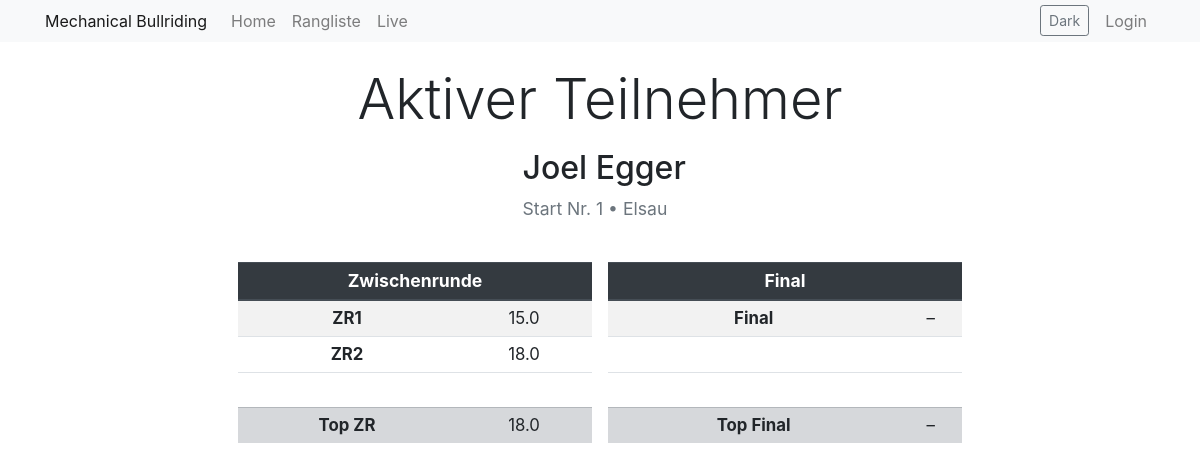
The page /active on the database its author committed.
### app/models.py (models this page shows)
class Participant(db.Model):
    id = db.Column(db.Integer, primary_key=True)
    active = db.Column(db.Boolean, default=False)
    start_nr = db.Column(db.Integer, nullable=True, unique=True)
    first_name = db.Column(db.String(64), nullable=False)
    last_name = db.Column(db.String(64), nullable=False)
    address = db.Column(db.String(128), nullable=False)
    postal_code = db.Column(db.String(10), nullable=False)
    city = db.Column(db.String(64), nullable=False)
    email = db.Column(db.String(120), nullable=True)
    phone = db.Column(db.String(20), nullable=True)
    photo = db.Column(db.String(256), nullable=True)
    time1 = db.Column(db.Float, nullable=True)
    time2 = db.Column(db.Float, nullable=True)
    time3 = db.Column(db.Float, nullable=True)
    time4 = db.Column(db.Float, nullable=True)
    time5 = db.Column(db.Float, nullable=True)
    time6 = db.Column(db.Float, nullable=True)
    round1_qualified = db.Column(db.Boolean, default=False)
    round2_qualified = db.Column(db.Boolean, default=False)
    round3_qualified = db.Column(db.Boolean, default=False)
    zwischenrunde_qualified = db.Column(db.Boolean, default=False)
    final_qualified = db.Column(db.Boolean, default=False)
    @property
    def toptime_Vorrunde(self):
        times = [t for t in [self.time1, self.time2, self.time3] if t is not None]
        return max(times) if times else None
    @property
    def toptime_Zwischenrunde(self):
        times = [t for t in [self.time4, self.time5] if t is not None]
        return max(times) if times else None
    @property
    def toptime_Finalrunde(self):
        times = [t for t in [self.time6] if t is not None]
        return max(times) if times else None

### app/routes.py (the view)
@bp.route('/active')
def active():
    participant = Participant.query.filter_by(active=True).first()
    settings = SiteSettings.get_settings()
    if _ensure_hide_prelim_alignment(settings, [p for p in [participant] if p]):
        db.session.commit()
    return render_template('active.html', title='Live', participant=participant, hide_prelim_rounds=settings.hide_prelim_rounds)

### app/models.py (called while the page is built)
    @classmethod
    def get_settings(cls):
        settings = cls.query.first()
        if settings is None:
            settings = cls()
            db.session.add(settings)
            db.session.commit()
        return settings

### app/routes.py (called while the page is built)
def _apply_hide_prelim_flags(participant):
    changed = False
    if not participant.round1_qualified:
        participant.round1_qualified = True
        changed = True
    if not participant.round2_qualified:
        participant.round2_qualified = True
        changed = True
    if not participant.round3_qualified:
        participant.round3_qualified = True
        changed = True
    if not participant.zwischenrunde_qualified:
        participant.zwischenrunde_qualified = True
        changed = True
    return changed

def _ensure_hide_prelim_alignment(settings, participants=None):
    if not settings.hide_prelim_rounds:
        return False
    if participants is None:
        participants = Participant.query.all()
    changed = False
    for participant in participants:
        if _apply_hide_prelim_flags(participant):
            changed = True
    return changed

### app/templates/active.html (shortened to what this page needs)
{% extends "base.html" %}
{% block content %}
  <div class="container py-4">
    {% if participant %}
      <div class="mb-3 text-center">
        <h1 class="display-4 mb-3">Aktiver Teilnehmer</h1>
      </div>
      <div class="row align-items-start justify-content-center">
        <div class="col-md-7 mb-3">
          <h2 style="font-size:2rem;">{{ participant.first_name }} {{ participant.last_name }}</h2>
          <p class="text-muted" style="font-size:1.1rem;">Start Nr. {{ participant.start_nr or '-' }}{% if participant.city %} • {{ participant.city }}{% endif %}</p>
        </div>
      </div>
      <div class="row mt-2 justify-content-center text-center">
        <div class="col-md-4 mb-3 px-2">
          <table class="table table-striped table-hover table-sm time-block">
            <thead class="thead-dark">
              <tr><th colspan="2">Zwischenrunde</th></tr>
            </thead>
            <tbody>
              <tr><th scope="row">ZR1</th><td>{{ participant.time4 or '–' }}</td></tr>
              <tr><th scope="row">ZR2</th><td>{{ participant.time5 or '–' }}</td></tr>
              <tr class="spacer-row"><td colspan="2" style="visibility:hidden">.</td></tr>
              <tr class="table-secondary"><th scope="row">Top ZR</th><td>{{ participant.toptime_Zwischenrunde or '–' }}</td></tr>
            </tbody>
          </table>
        </div>
        <div class="col-md-4 mb-3 px-2">
          <table class="table table-striped table-hover table-sm time-block">
            <thead class="thead-dark">
              <tr><th colspan="2">Final</th></tr>
            </thead>
            <tbody>
              <tr><th scope="row">Final</th><td>{{ participant.time6 or '–' }}</td></tr>
              <tr class="spacer-row"><td colspan="2" style="visibility:hidden">.</td></tr>
              <tr class="spacer-row"><td colspan="2" style="visibility:hidden">.</td></tr>
              <tr class="table-secondary"><th scope="row">Top Final</th><td>{{ participant.toptime_Finalrunde or '–' }}</td></tr>
            </tbody>
          </table>
        </div>
      </div>
    {% else %}
      <div class="text-center py-5">
        <h1 class="display-5">Kein aktiver Teilnehmer</h1>
        <p class="text-muted">Sobald ein Teilnehmer aktiviert ist, werden die Details hier angezeigt.</p>
      </div>
    {% endif %}
  </div>
{% endblock %}

### app/templates/active.html (style rules this page uses)
.time-block { min-width: 220px; font-size:1.05rem; }
.time-block thead th { font-size:1.1rem; }

### rows shown on the page
Participant: first_name "Joel", last_name "Egger", start_nr "1", city "Elsau", time4 "15.0", time5 "18.0", time4+time5 "18.0", time6 "–"

### other values the page prints
{{ site_name }} "Mechanical Bullriding"
